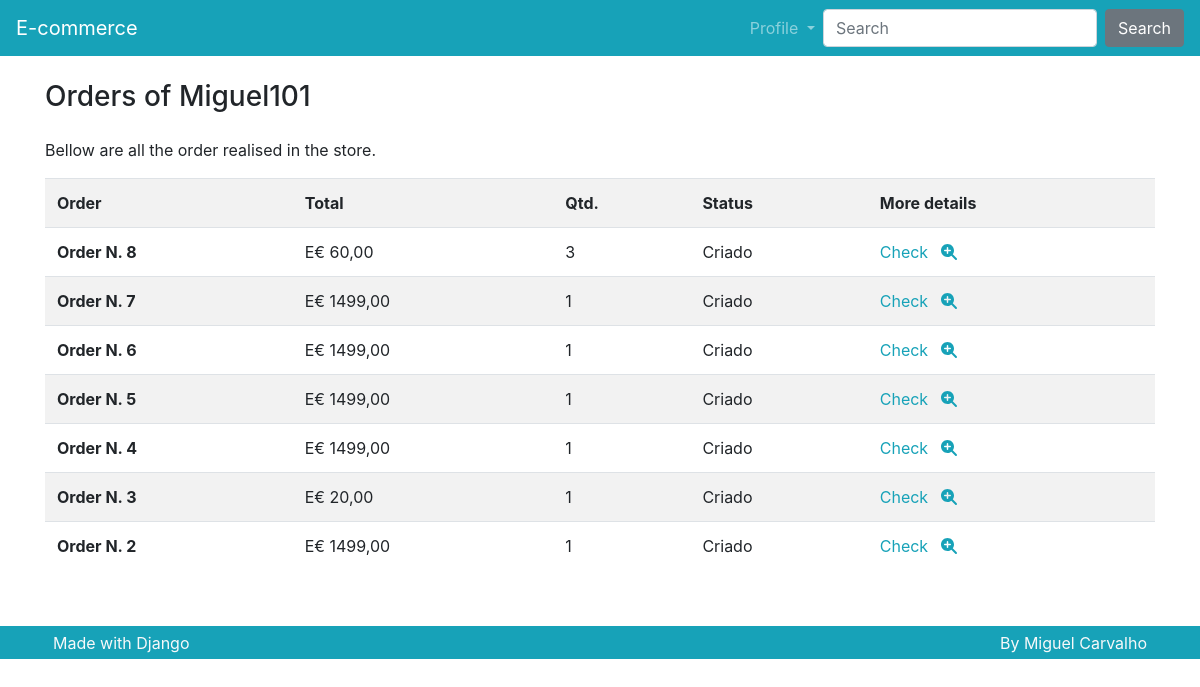
/order/listorder/ (signed in), run on an earlier commit of the app's database.
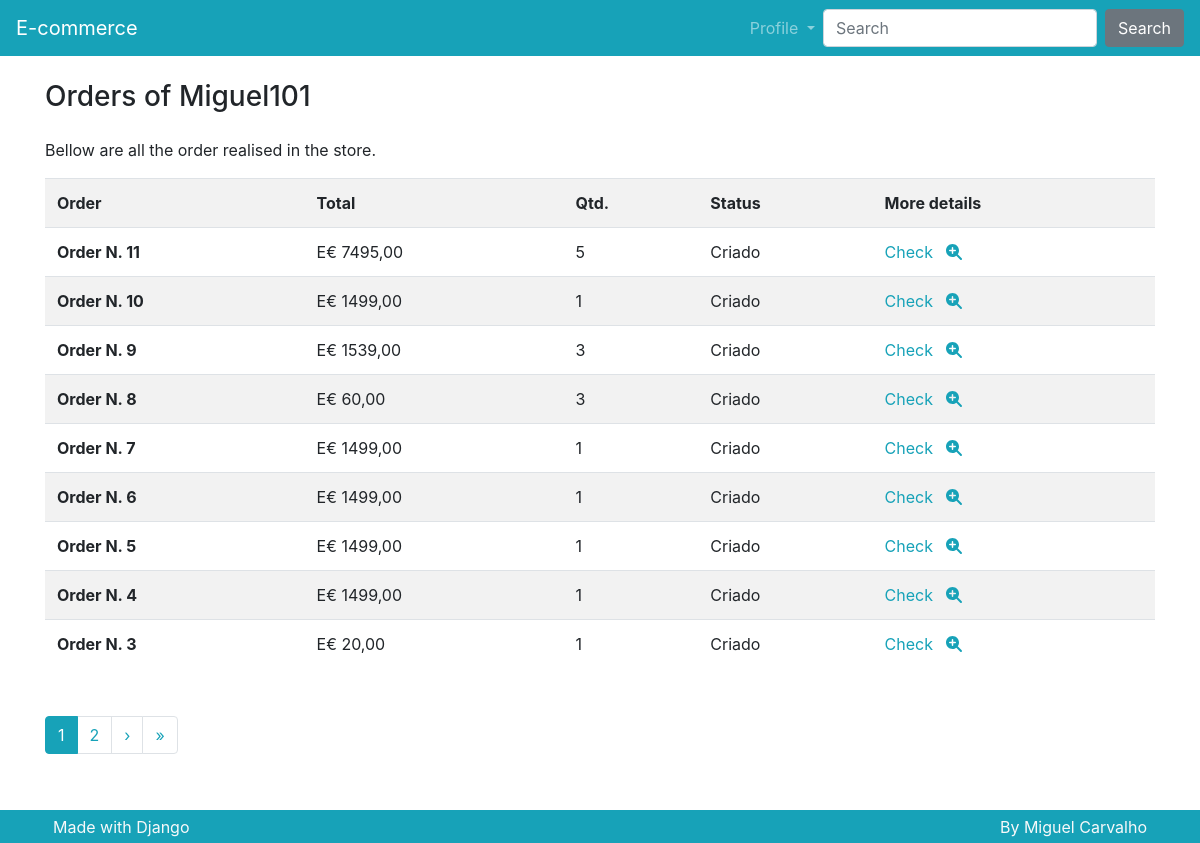
And on a later commit of the database.
### orders/models.py (models this page shows, shortened)
class Order(models.Model):
    class Meta:
        verbose_name = 'Order'
        verbose_name_plural = 'Orders'
    user = models.ForeignKey(
        User,
        on_delete=models.CASCADE,
        blank=True, null=True,
        related_name='user_order'
    )
    total = models.FloatField()
    qtd_total = models.PositiveIntegerField()
    status = models.CharField(
        default='C',
        max_length=1,
        choices=(
            ('A', 'Aprovado'),
            ('C', 'Criado'),
            ('R', 'Reprovado'),
            ('P', 'Pendente'),
            ('E', 'Enviado'),
            ('F', 'Finalizado'),
        )
    )

### orders/views.py (the view)
# urls.py: path("listorder/", views.ListOrder.as_view(), name="listorder"),
class ListOrder(DispatchLoginRequiredMixin, ListView):
    model = Order  # model a carregar
    template_name = 'orders/order.html'  # template a renderizar
    context_object_name = 'order'
    paginate_by = 9
    ordering = '-id',

### orders/views.py (called while the page is built)
    def dispatch(self, *args: Any, **kwargs: Any) -> HttpResponse:
        if not self.request.user.is_authenticated:  # obriga a tar logado para ter acesso ao pagar!!!!
            return redirect('profile:create')
        return super().dispatch(self.request, *args, **kwargs)

    def get_queryset(self, *args, **kwargs):
        queryset = super().get_queryset(*args, **kwargs)
        queryset = queryset.filter(user=self.request.user)
        return queryset

### product/templatetags/omfilters.py (called while the page is built)
@register.filter
def formata_preco(val):
    return f'E€ {val:.2f}'.replace('.', ',')

### orders/templates/orders/order.html (shortened to what this page needs)
{% extends "base.html" %}
{% load omfilters %}
{% block content %}
        <div class="row">
            <div class="col">
                <h3 class="mb-4">Orders of {{user.username}}</h3>
                <p>Bellow are all the order realised in the store.</p>
                <div class="table-responsive">
                    <table class="table table-striped">
                        <tr>
                            <th scope="col">Order</th>
                            <th scope="col">Total</th>
                            <th scope="col">Qtd.</th>
                            <th scope="col">Status</th>
                            <th scope="col">More details</th>
                        </tr>
                        {% for order_i in order %}
                        <tr>
                            <th scope="row">Order N. {{order_i.id}}</td>
                            <td>{{order_i.total|formata_preco}}</td>
                            <td>{{order_i.qtd_total}}</td>
                            <td>{{order_i.get_status_display}}</td>
                            <td>
                                <a href="{% url "order:detail" order_i.pk %}">
                                    Check <i class="fas fa-search-plus ml-2"></i>
                                </a>
                            </td>
                        </tr>
                        {% endfor %}
                    </table>
                </div>
            </div>
        </div>
{% endblock content %}

What changed in the data, as far as the page shows it:
no longer on this page (row unchanged): Order: id "2", total "E€ 1499,00", qtd_total "1", status "Criado"
added Order: id "11", total "E€ 7495,00", qtd_total "5", status "Criado"
added Order: id "10", total "E€ 1499,00", qtd_total "1", status "Criado"
added Order: id "9", total "E€ 1539,00", qtd_total "3", status "Criado"
Also different on the page:
new list line: "1"
new list line: "2"
